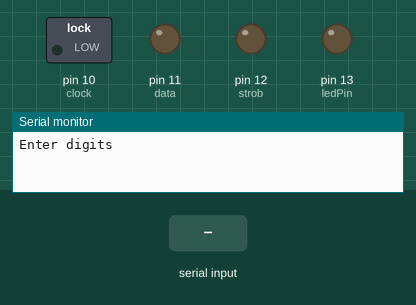
Simulated run of this sketch. Board: Arduino Uno, built with avr-gcc and run on an emulated ATmega328P. Parts: switched loads named in the sketch (green lamp = pin HIGH), output pins drawn as LEDs (lit = HIGH), the last lines printed to the serial monitor. Inputs (shaded band) come from the test bench. Pins used as bus, display or sensor lines are not drawn.

Above: at 1.2 s.
1.3 s: "?" received over Serial
At 3.6 s:
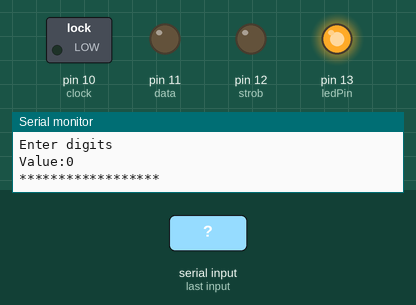
Timing chart, 0 to 5.1 s (numbered marks = the images above; inputs shaded):
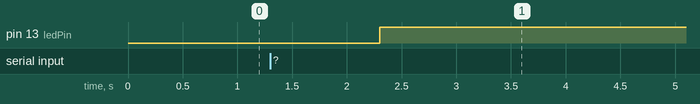

Measured:
- after the input at 1.3 s, pin 13 (ledPin): LOW → HIGH after 1.0 s

The sketch:

test_2_cd4094_manual.ino
```cpp
/* Shift Out Data
  Decimal to Binary using Android Emulator
*/

int ledPin = 13;
int data = 11;//Connect Pin 8 of Arduino to pin 2 of CD4094 or HEF4794
int strob = 12;//Connect Pin 12 to Pin 1 of CD4094
int clock = 10;//Connect pin 10 of Arduino to pin 3 of CD4094
int oe = 9;//Connect pin 9 of Arduino to pin 15 of CD4094
int count = 0;
int dato = 0;
int value;
String inString = " ";
void setup()
{
  Serial.begin(57600);
  pinMode(ledPin, OUTPUT);
  pinMode(data, OUTPUT);
  pinMode(clock, OUTPUT);
  pinMode(strob, OUTPUT);
  pinMode(oe, OUTPUT);
  Serial.println("Enter digits");
}

void PulseClock(void) {
  digitalWrite(clock, LOW);
  delayMicroseconds(20);
  digitalWrite(clock, HIGH);
  delayMicroseconds(50);
  digitalWrite(clock, LOW);
}

void Dato(void) {
  for (count = 0; count < 8; count++) {
    digitalWrite(data, dato & 01);

    dato >>= 1;
    if (count == 7) {
      digitalWrite(oe, LOW);
      digitalWrite(strob, HIGH);

    }

    PulseClock();
    digitalWrite(oe, HIGH);
    inString = " ";
  }
  delayMicroseconds(20);
  digitalWrite(strob, LOW);
  delay(1000);
}
void loop()
{
  while (Serial.available() > 0) {
    int inChar = Serial.read();
    if (isDigit(inChar)) {
      inString += (char)inChar;
    }
    if (inChar == '?') {

      Serial.print("Value:");
      Serial.println(inString.toInt());
      Serial.println("******************");
      value = inString.toInt();
      dato = value;

      if (dato == 0)

      {

        dato = 0;
        Dato();
        digitalWrite(ledPin, HIGH);

        PulseClock();
        digitalWrite(oe, HIGH);

      }
      else if (dato > 255 ) // for all values above 255, dato= 255; all LEDs glow.
      {

        dato = 255;
        Dato();

        PulseClock();
        digitalWrite(ledPin, LOW);
        digitalWrite(oe, HIGH);


        Serial.println("******************");
        Serial.print("Enter value 0-255");
        Serial.println(" ");
        Serial.println("******************");
      }
      else
      {
        Dato();
        digitalWrite(ledPin, LOW);
      }

    }
  }
}
```
